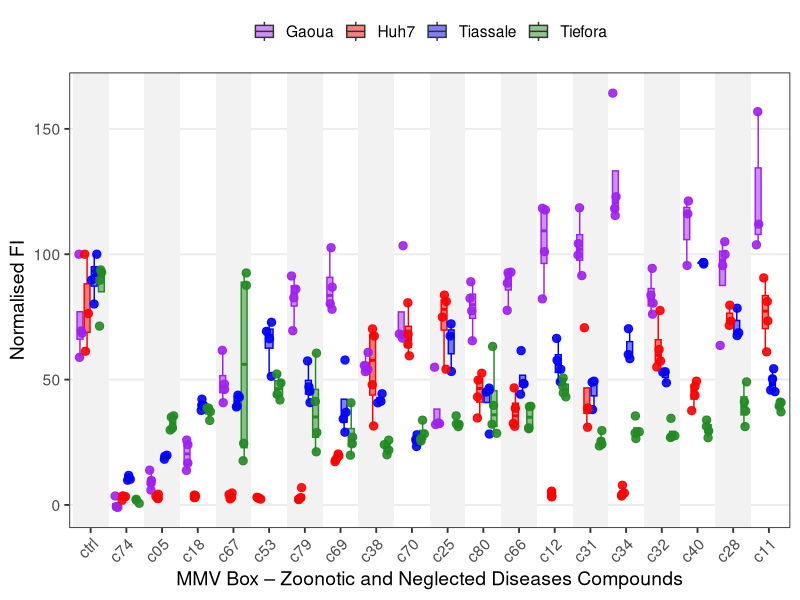

Here is the R script that generated this plot:
library(dplyr)
library(tidyr)
library(ggplot2)
library(broom)
library(purrr)
library(tibble)
library(tidyverse)

Gao <- list(
  c05 = c(13.87142581, 8.660724405, 9.743398289, 5.935372902),
  c11 = c(156.8697125, 111.9947466, 103.7600251),
  c12 = c(117.6427843, 82.19188128, 101.0346736,  118.3201221),
  c18 = c(24.04216028, 13.7700918, 16.71411143, 25.86617244),
  c25 = c(54.92769952, 32.67155114,  32.0795472,  32.45821639),
  c28 = c(105.0080334, 63.62109081, 99.94133294, 95.5093034),
  c31 = c(118.5121234, 99.6746645, 104.2346949, 91.47727652),
  c32 = c(83.63189088, 80.50120334, 76.09584064, 94.35196235),
  c34 = c(164.251095, 122.9228195,  115.4454363, 118.1761212),
  c38 = c(60.85840572,  53.96235975, 55.56770378,  53.17302115),
  c40 = c(121.2161414, 116.1227742,  95.51463676),
  c66 = c(92.61861746,  92.84261895,  77.6105174,  88.48525657), 
  c67 = c(61.66374442,  48.20232135, 46.10630738,  40.78360522),
  c69 = c(86.87457916,  78.04785365, 80.27720185, 102.5973506),   
  c70 = c(103.4026894, 67.77578517,68.19178795,  66.53844359), 
  c74 = c(-0.736671578, -0.960673071, -0.667337782, 3.567357116),
  c79 = c(91.31194208, 86.06924046,  82.61855079,  69.50379669),
  c80 = c(82.39988267, 65.48776992, 77.41851612,  89.01859346),
  ctrl = c(100, 68.52779019, 69.41312942, 58.84772565)
)

Tia <- list(
  c05 = c(19.39419,	19.82559,	18.21752),
  c11 = c(54.33095,	50.28141,	45.18663,	45.78811),
  c12 = c(66.42236,	57.73572,	49.12484,	54.1052),
  c18 = c(42.19315,	39.75168,	37.70139,	39.80889),
  c25 = c(72.20543,	67.39349,	53.23508),
  c28 = c(78.46173,	68.69218,	67.55312),
  c31 = c(49.36693,	48.9454,	38.05384),
  c32 = c(48.73154,	52.96078,	53.1421),
  c34 = c(70.28996,	59.99504,	58.35077),
  c38 = c(40.73954,	44.35353,	41.33154),
  c40 = c(96.08691,	96.67892,	96.67891),
  c53 = c(72.86268,	69.22869,	51.29081,	66.28303),
  c66 = c(61.55894,	44.15683,	48.45763,	48.25875), 
  c67 = c(39.4479,	43.76217,	42.98633,	39.10089),
  c69 = c(57.79573,	34.32463,	36.95877,	29.01284),   
  c70 = c(27.99772,	23.31572,	25.21235,	26.08245), 
  c74 = c(9.860162,	10.82556,	10.24757,	11.75471),
  c79 = c(57.43319,	45.33354,	40.83385,	47.10793),
  c80 = c(28.27429,	45.03315,	45.74995,	46.61177),
  ctrl = c(93.33961,	89.66845,	80.13709,	100)
)

Tie <- list(
  c05 = c(30.6498,	34.99554,	29.88896,	35.5439),
  c11 = c(41.0035,	40.87326,	39.40983,	37.12043),
  c12 = c(50.63061,	47.33361,	44.66722,	43.10439),
  c18 = c(38.61814,	38.6764,	33.68291,	37.21982),
  c25 = c(32.36896,	31.22596,	32.1356,	35.54298),
  c28 = c(37.48758,	41.13478,	31.25189,	49.07523),
  c31 = c(29.64651,	25.40513,	24.21676,	23.52534),
  c32 = c(34.53394,	26.89815,	27.24601,	27.63277),
  c34 = c(35.49544,	28.6807,	26.48978,	29.17981),
  c38 = c(24.06983,	25.8351,	20.0229,	21.85083),
  c40 = c(33.85333,	31.33184,	26.8182,	29.49311),
  c53 = c(48.65872,	44.13056,	41.86582,	52.22615),
  c66 = c(39.33805,	30.76224,	39.22243,	30.41539), 
  c67 = c(87.60334,	92.53631,	24.58502,	17.62784),
  c69 = c(19.84107,	27.05885,	40.73279,	24.41068),   
  c70 = c(28.35448,	26.40185,	33.79947,	25.50078), 
  c74 = c(2.252686,	1.900331,		0.650572),
  c79 = c(60.52523,	41.27417,	21.1936,	28.88852),
  c80 = c(32.17533,	63.19725,	39.7216,	28.56553),
  ctrl = c(93.74907,	92.79665,	89.58386,	71.31505)
)

Huh7 <- list(
  c05 = c(2.531586018, 3.420228643, 4.256598171, 2.627768514),
  c11 = c(90.57202448, 73.42644914, 81.17123098, 61.05027104),
  c12 = c(4.856693309, 3.629321025, 3.202772565, 5.511152465),
  c18 = c(3.947141446, 3.604229939, 2.901679535, 2.985316487),
  c25 = c(74.95073261, 83.69706696, 81.12313973, 54.14394965),
  c28 = c(71.60107264, 73.31353925, 79.66994767),
  c31 = c(70.67688431, 38.68574983, 38.3846568, 30.98905924),
  c32 = c(57.40579081, 62.02045969, 77.56229646, 55.02841043),
  c34 = c(3.574957005, 4.053778561, 7.848805298, 4.775147279),
  c38 = c(67.38577022, 70.21479015, 47.96108791, 31.50551743),
  c40 = c(37.62774238,  49.36200687,  43.75205825, 47.35262908),
  c53 = c(2.684223457, 2.843133668, 3.066862517, 2.318311788),
  c66 = c(31.36124368,  38.55820348, 32.53634287, 46.68562438), 
  c67 = c(2.391494122,  4.762601737, 2.968589097, 4.149961057),
  c69 = c(20.31907498, 17.97096752, 19.53706947, 17.26214435),   
  c70 = c(68.14477557,  80.63177263,  64.06747411,  59.48626002), 
  c74 = c(3.591684396, 3.453683424, 3.313591528, 1.824853766),
  c79 = c(2.130128644,  2.345493798, 6.897434959, 2.93722524),
  c80 = c(34.68999441, 43.11641741,  49.77391886, 52.53393831),
  ctrl = c(100, 76.36210619, 61.29909097)
)

# ---------------------------
# 1. Alle Datensätze bündeln
# ---------------------------
all_data <- list(
  Gao = Gao,
  Tia = Tia,
  Tie = Tie,
  Huh7 = Huh7
)

# ---------------------------
# 2. DataFrame erstellen
# ---------------------------
df <- imap_dfr(all_data, function(dataset, dataset_name) {
  imap_dfr(dataset, function(values, compound) {
    tibble(
      Dataset = dataset_name,
      Compound = compound,
      Wert = values
    )
  })
})

# ---------------------------
# 3. Reihenfolge nach Mittelwert
# ---------------------------
compound_order <- df %>%
  group_by(Compound) %>%
  summarise(mean_value = mean(Wert, na.rm = TRUE), .groups = "drop") %>%
  arrange(mean_value) %>%
  pull(Compound)

# Kontrolle immer links
compound_order <- c("ctrl", setdiff(compound_order, "ctrl"))

# Faktor-Reihenfolge setzen
df$Compound <- factor(df$Compound, levels = compound_order)

# ---------------------------
# 4. Hintergrundbereiche
# ---------------------------
bg <- data.frame(
  xmin = seq(0.5, length(compound_order) - 0.5, by = 2),
  xmax = seq(1.5, length(compound_order) + 0.5, by = 2),
  ymin = -Inf,
  ymax = Inf
)

# ---------------------------
# 5. Plot
# ---------------------------
ggplot(df, aes(x = Compound, y = Wert)) +
  
  # Hintergrund
  geom_rect(
    data = bg,
    inherit.aes = FALSE,
    aes(
      xmin = xmin,
      xmax = xmax,
      ymin = ymin,
      ymax = ymax
    ),
    fill = "grey95"
  ) +
  
  # Boxplots
  geom_boxplot(
    aes(fill = Dataset, colour = Dataset),
    position = position_dodge(width = 0.8),
    width = 0.65,
    alpha = 0.5,
    outlier.shape = NA
  ) +
  
  # Einzelwerte
  geom_jitter(
    aes(colour = Dataset),
    position = position_jitterdodge(
      jitter.width = 0.15,
      dodge.width = 0.8
    ),
    size = 2.5,
    alpha = 0.9
  ) +
  
  scale_fill_manual(
    name = NULL,
    values = c(
      Gao = "purple",
      Tia = "blue",
      Tie = "forestgreen",
      Huh7 = "red"
    ),
    labels = c(
      Gao = "Gaoua",
      Tia = "Tiassale",
      Tie = "Tiefora",
      Huh7 = "Huh7"
    )
  ) +
  
  scale_colour_manual(
    values = c(
      Gao = "purple",
      Tia = "blue",
      Tie = "forestgreen",
      Huh7 = "red"
    ),
    guide = "none"
  ) +
  
  labs(
    x = "MMV Box – Zoonotic and Neglected Diseases Compounds",
    y = "Normalised FI"
  ) +
  
  theme_bw(base_size = 14) +
  
  theme(
    axis.text.x = element_text(
      angle = 45,
      hjust = 1
    ),
    panel.grid.major.x = element_blank(),
    panel.grid.minor.x = element_blank(),
    panel.grid.minor.y = element_blank(),
    legend.position = "top"
  )
